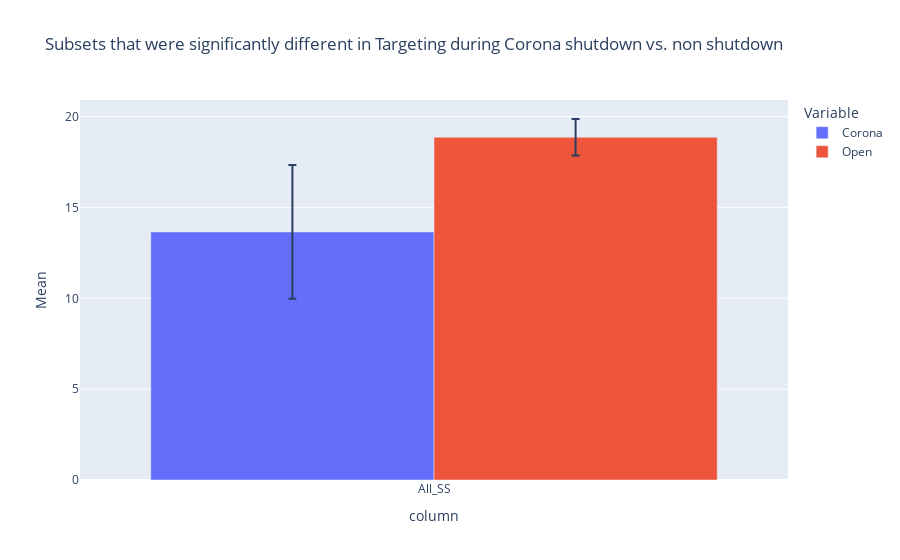

This figure's notebook cell:
### Code cell
test = pd.DataFrame()
sig = ["All_SS"]
for column in sig:
    corona_mean = corona_target[column].mean()
    open_mean = open_target[column].mean()
    corona_int = st.t.interval(alpha=0.95, df=len(corona_target[column])-1, loc=np.mean(corona_target[column]), scale=st.sem(corona_target[column],nan_policy='omit'))
    open_int = st.t.interval(alpha=0.95, df=len(open_target[column])-1, loc=np.mean(open_target[column]), scale=st.sem(open_target[column],nan_policy='omit'))
    corona_error = (corona_int[1] - corona_int[0])/2
    open_error = (open_int[1] - open_int[0])/2
    pd.Series()
    data = {'Variable':['Corona','Open'], 'Mean':[corona_mean,open_mean],'error':[corona_error,open_error],'column':[column,column]} 
    data = pd.DataFrame(data)
    test = pd.concat([test, data])
test

px.bar(test, x = "column", y = "Mean", color = "Variable", error_y = "error", barmode = "group", title = "Subsets that were significantly different in Targeting during Corona shutdown vs. non shutdown")

### Figure 1 — Plotly figure (JSON) as saved in the notebook; plotly's stock layout.template omitted (floating-point values rounded to 4 significant figures)
{"data": [{"alignmentgroup": "True", "error_y": {"array": [3.679]}, "hovertemplate": "Variable=Corona<br>column=%{x}<br>Mean=%{y}<extra></extra>", "legendgroup": "Corona", "marker": {"color": "#636efa"}, "name": "Corona", "offsetgroup": "Corona", "orientation": "v", "showlegend": true, "textposition": "auto", "type": "bar", "x": ["All_SS"], "xaxis": "x", "y": [13.65], "yaxis": "y"}, {"alignmentgroup": "True", "error_y": {"array": [1.005]}, "hovertemplate": "Variable=Open<br>column=%{x}<br>Mean=%{y}<extra></extra>", "legendgroup": "Open", "marker": {"color": "#EF553B"}, "name": "Open", "offsetgroup": "Open", "orientation": "v", "showlegend": true, "textposition": "auto", "type": "bar", "x": ["All_SS"], "xaxis": "x", "y": [18.86], "yaxis": "y"}], "layout": {"barmode": "group", "legend": {"title": {"text": "Variable"}, "tracegroupgap": 0}, "title": {"text": "Subsets that were significantly different in Targeting during Corona shutdown vs. non shutdown"}, "xaxis": {"anchor": "y", "domain": [0, 1], "title": {"text": "column"}}, "yaxis": {"anchor": "x", "domain": [0, 1], "title": {"text": "Mean"}}}}
